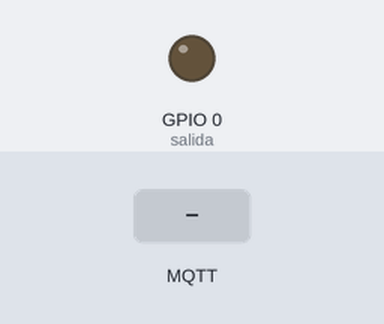
A sketch run on a simulated ESP8266 (NodeMCU). Parts: output pins drawn as LEDs (lit = HIGH). Inputs (shaded band) come from the test bench. WiFi joins after 1.5 s; servers stay silent unless stated; no MQTT or app messages arrive unless stated; what the sketch prints to the serial monitor is not drawn.

Above: at 2.7 s.
2.8 s: MQTT message "On" arrives on the first subscribed topic
At 4.6 s:
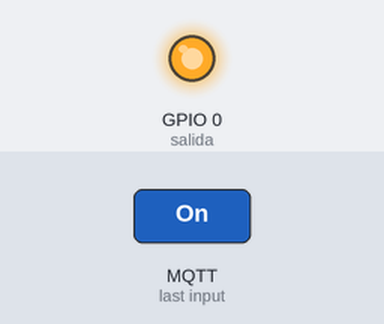
5.0 s: MQTT message "Led1" arrives on the first subscribed topic
At 6.1 s:
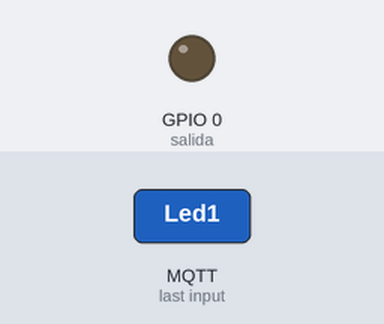
Timing chart, 0 to 8.0 s (numbered marks = the images above; inputs shaded):
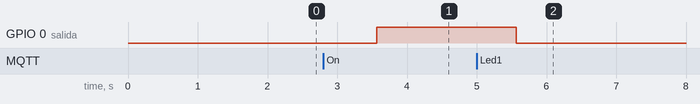

The sketch:

RelayMQTT.ino
```cpp
#include <ESP8266WiFi.h>
#include <PubSubClient.h>

//************************Datos de Wifi***********************//
const char* ssid = "Nombre de wifi";
const char* password = "pasword wifi";

//************************Datos de Brocker***********************//

const char* mqtt_server = "ingresa tu servidor";
const char* Id = "Ingresa tu ID";
const char* User = "Ingresa tu usuario";
const char* CodePass = "Ingresa tu password";


WiFiClient espClient;
PubSubClient client(espClient);
String _topic;
String _payload;

//************************Puertos de S/E ***********************//

int salida = 0;

//************************ Conexion Wifi ***********************//

void setup_wifi() {
  delay(10);
  WiFi.begin(ssid, password);
  while (WiFi.status() != WL_CONNECTED) {
    Serial.print(".");
    delay(500);
  }
  Serial.println("OK, la hicimos");
}

//************************ Reconect ***********************//

void reconnect() {
  while (!client.connected()) {
    Serial.println("Intentando concetar con servidor MQTT...");
    if (client.connect(Id, User, CodePass)) {
      Serial.println("connectado");
      client.subscribe("Led1");

    } else {
      Serial.print("Falla, Estado: ");
      Serial.print(client.state());
      Serial.println("Intentando en 5 segundos..");
      delay(5000);
    }
  }
}

//************************ Callback ***********************//

void callback (char* topic, byte* payload, unsigned int length) {
  String conc_payload_;
  for (int i = 0; i < length; i++) {
    conc_payload_ += (char)payload[i];
  }
  _topic = topic;
  _payload = conc_payload_;

}

//************************ SETUP ***********************//

void setup() {
  Serial.begin(115200);
  Serial.println("iniciando");
  setup_wifi();
  client.setServer(mqtt_server, 1883);
  client.setCallback(callback);

  pinMode(salida, OUTPUT);

}

//************************ Loop ***********************//

void loop() {
  if (!client.connected()) {
    reconnect();
  }
  client.loop();

  Serial.println(_topic);
  Serial.println(_payload);

  if (_topic == "Led1" && _payload == "On") {
    digitalWrite(salida, HIGH);
  }
  else {
    digitalWrite(salida, LOW);
    }
  delay(1000);


}
```

Measured:
- after the input at 2.8 s, GPIO 0 (salida): LOW → HIGH after 0.76 s
- after the input at 5.0 s, GPIO 0 (salida): HIGH → LOW after 0.56 s
